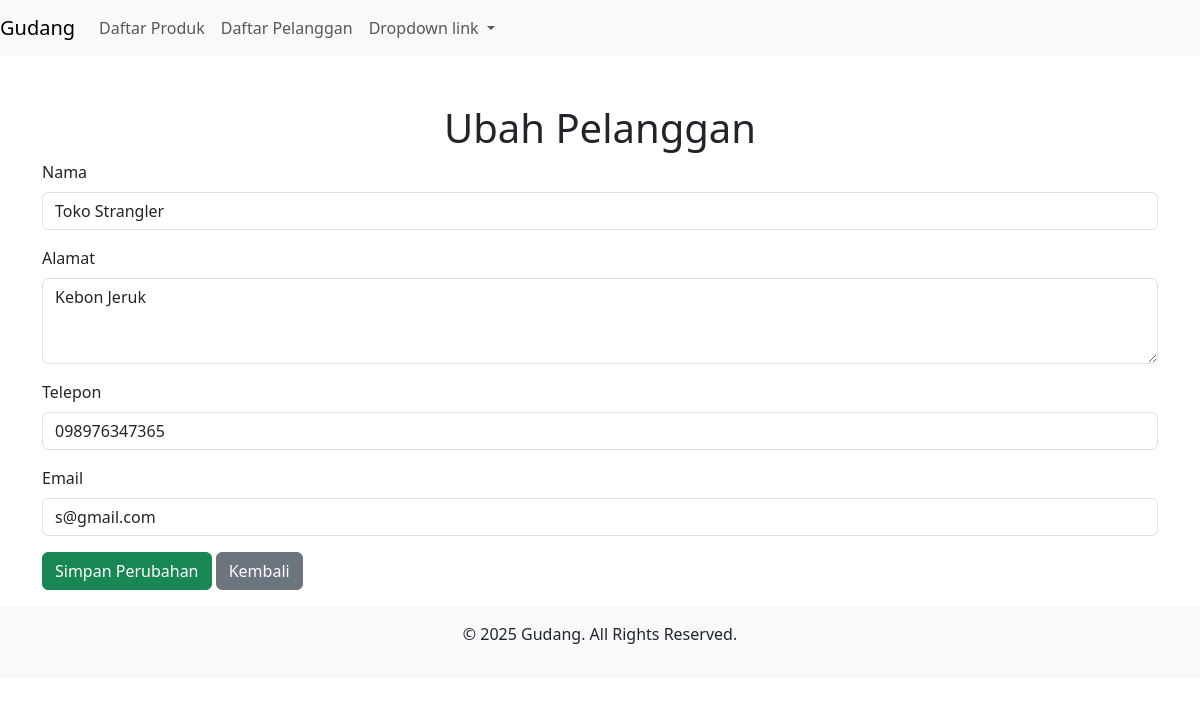
/index.php?action=pelanggan_edit&id=30, run on the app's committed database.
### tables this page shows
CREATE TABLE `pelanggan` (
  `PelangganID` int(11) NOT NULL,
  `Nama` varchar(100) DEFAULT NULL,
  `Alamat` varchar(255) DEFAULT NULL,
  `Telepon` varchar(20) DEFAULT NULL,
  `Email` varchar(100) DEFAULT NULL
);

### controllers/PelangganController.php (called while the page is built, shortened)
<?php
class PelangganController
{
    private $db;
    public function __construct($db)
    {
        $this->db = $db;
    }
    public function edit($pelangganID)
    {
        $sql = "SELECT * FROM pelanggan WHERE PelangganID = ?";
        $stmt = $this->db->prepare($sql);
        $stmt->bind_param("i", $pelangganID);
        $stmt->execute();
        $result = $stmt->get_result();
        $pelanggan = $result->fetch_assoc();
        include 'views/pelanggan/pelanggan_ubah.php';
    }
}
?>

### config/database.php (called while the page is built, shortened)
<?php
class Database {
    private $host = "localhost";
    private $user = "root";
    private $pass = "";
    private $db_name = "KlmpkFdln";
    public $conn;
    public function __construct() {
        $this->conn = new mysqli($this->host, $this->user, $this->pass, $this->db_name);
    }
    public function prepare($sql) {
        return $this->conn->prepare($sql);
    }
}
?>

### views/pelanggan/pelanggan_ubah.php (the view, shortened to what this page needs)
<!DOCTYPE html>
<html lang="en">
<head>
    <link href="https://cdn.jsdelivr.net/npm/bootstrap@5.3.0/dist/css/bootstrap.min.css" rel="stylesheet">
</head>
<body>
    <div class="container mt-5">
        <h1 class="text-center">Ubah Pelanggan</h1>
        <form action="index.php?action=pelanggan_update&id=<?= $pelanggan['PelangganID']; ?>" method="POST">
            <div class="mb-3">
                <label for="nama" class="form-label">Nama</label>
                <input type="text" class="form-control" id="nama" name="nama" value="<?= $pelanggan['Nama']; ?>" required>
            </div>
            <div class="mb-3">
                <label for="alamat" class="form-label">Alamat</label>
                <textarea class="form-control" id="alamat" name="alamat" rows="3" required><?= $pelanggan['Alamat']; ?></textarea>
            </div>
            <div class="mb-3">
                <label for="telepon" class="form-label">Telepon</label>
                <input type="text" class="form-control" id="telepon" name="telepon" value="<?= $pelanggan['Telepon']; ?>" required>
            </div>
            <div class="mb-3">
                <label for="email" class="form-label">Email</label>
                <input type="email" class="form-control" id="email" name="email" value="<?= $pelanggan['Email']; ?>" required>
            </div>
            <button type="submit" class="btn btn-success">Simpan Perubahan</button>
            <a href="index.php?action=pelanggan_list" class="btn btn-secondary">Kembali</a>
        </form>
    </div>
</body>
</html>

### views/layout/footer.php (style rules this page uses)
body { background-color:rgb(255, 255, 255); }

### data on the page
pelanggan: nama "Toko Strangler", alamat "Kebon Jeruk", telepon "098976347365", email "s@gmail.com"
